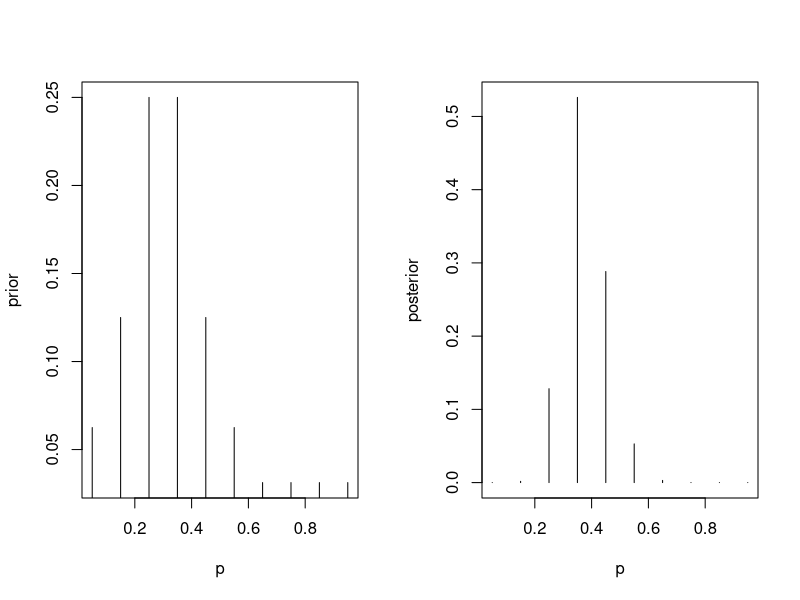
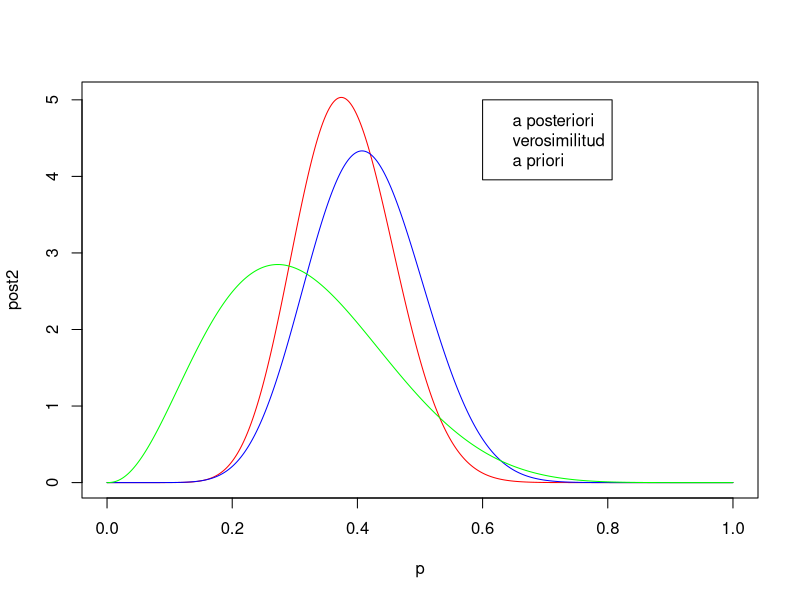
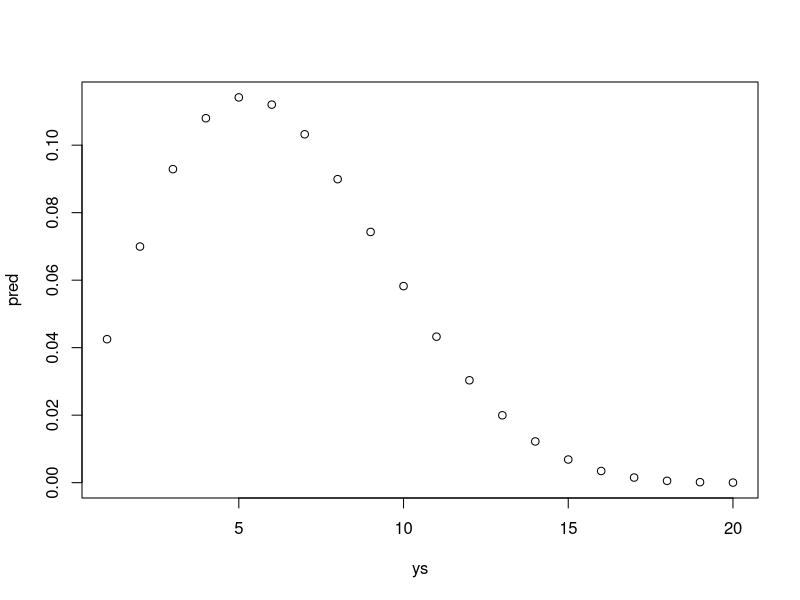

Source code (R) for these figures, in order:
#Una persona está interesada en estudiar los hábitos de sueño de los estudiantes de los colegios mayores americanos. 
#Se considera que la población viene dada por todos los estudiantes de los colegios mayores americanos y p es la proporción de esta población que duerme por lo menos 8 horas diarias, siendo p desconocida. 
#La persona encargada del estudio lee en un periódico que sobre una muestra de 100 estudiantes, el 70% dijo dormir entre 5 y 6 horas diarias, el 28% dice dormir de 7 a 8 y el 2% de adolescentes dice dormir 9 horas. 
#Basándose en esta información considera que p puede tomar un valor de 0.3 pero es razonable pensar que la proporción poblacional pueda tomar valores en un intervalo de 0 a 0.5. Se considera una m.a.s. de tamaño 27 estudiantes y 11 de ellos dice haber dormido por lo menos 8 horas la noche anterior. 
#Basada en la información a priori y en esta muestra, la citada persona quiere estimar p desde el punto de vista bayesiano (paquete LearnBayes).
#a) Estimar la función de probabilidad a posteriori, considerarando una probabilidad a priori discreta con posibles valores de p 0.05, 0.15, 0.25, 0.35, 0.45, 0.55, 0.65, 0.75, 0.85, 0.95 con sus correspondientes pesos 2, 4, 8, 8, 4, 2, 1, 1, 1, 1. Como función de verosimilitud se considera una función binomial.
#b) Considerar una probabilidad a priori distribuida como una beta con parámetros a = 3.4 y b = 7.4, una probabilidad a posteriori distribuida como una beta de parámetros a+s = 3.4+ 11 y b+f = 7.4 + 16 y como función de verosimilitud una función beta de parámetros s +1 =12 y f +1 = 17. Representar las tres funciones y analizar la gráfica.
#c) Calcular la P(p ≥ 0.5 | datos)
#d) Calcular el intervalo bayesiano al 90%
#e) Predecir el número de estudiantes que duerme por lo menos 8 horas en una nueva muestravde 20 estudiantes en los casos a) y b)


library(LearnBayes)

#caso discreto
p <- seq(0.05, 0.95, by=0.1)
prior <- c(2,4,8,8,4,2,1,1,1,1)
prior <- prior/sum(prior)
data <- c(11,16)
post <- pdisc(p, prior, data)
cbind(p, prior, post)

split.screen(c(1,2))
screen(1)
plot(p, prior, type="h", xlab="p", ylab="prior")
screen(2)
plot(p, post, type="h", xlab="p", ylab="posterior")
close.screen(all=TRUE)

#caso continuo
a <- 3.4
b <- 7.4
s <- 11
f <- 16
p <- seq(0,1, length=500)
prior2 <- dbeta(p, a, b)
like <- dbeta(p, s+1, f+1)
post2 <- dbeta(p, a+s, b+f)
cbind(p, prior2, post2)

plot(p, post2, type="l", col="red")
lines(p, like, type="l", col="blue")
lines(p, prior2, type="l", col="green")
legend(0.6,5,c("a posteriori","verosimilitud","a priori"), col=c("red","blue","green"))

#calcular una probabilidad bayesiana
1-pbeta(0.5, a+s, b+f)

#calcular el intervalo bayesiana al 90%
qbeta(c(0.05,0.95), a+s, b+f)

#prediccion
ab <- c(a,b)
n <- 20
ys <- 1:20
pred <- pbetap(ab, n, ys)
plot(ys,pred)
